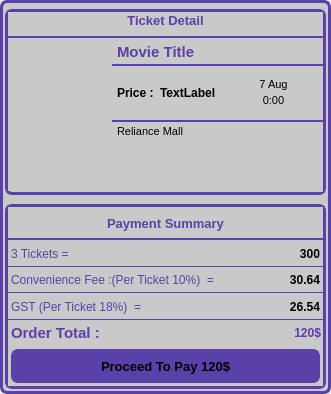
<?xml version="1.0" encoding="UTF-8"?>
<ui version="4.0">
 <class>PaymentWindow</class>
 <widget class="QWidget" name="PaymentWindow">
  <property name="geometry">
   <rect>
    <x>0</x>
    <y>0</y>
    <width>331</width>
    <height>394</height>
   </rect>
  </property>
  <property name="minimumSize">
   <size>
    <width>331</width>
    <height>394</height>
   </size>
  </property>
  <property name="maximumSize">
   <size>
    <width>331</width>
    <height>394</height>
   </size>
  </property>
  <property name="windowTitle">
   <string>BookIt</string>
  </property>
  <layout class="QVBoxLayout" name="verticalLayout">
   <property name="spacing">
    <number>0</number>
   </property>
   <property name="leftMargin">
    <number>0</number>
   </property>
   <property name="topMargin">
    <number>0</number>
   </property>
   <property name="rightMargin">
    <number>0</number>
   </property>
   <property name="bottomMargin">
    <number>0</number>
   </property>
   <item>
    <widget class="QWidget" name="main" native="true">
     <property name="enabled">
      <bool>true</bool>
     </property>
     <property name="font">
      <font>
       <pointsize>8</pointsize>
      </font>
     </property>
     <property name="styleSheet">
      <string notr="true">#main{
	border:3px solid rgb(89, 65, 169);
border-radius:7px;

}
QWidget{
background-color: rgb(201, 201, 201);
}
</string>
     </property>
     <layout class="QVBoxLayout" name="_2" stretch="0,0,0">
      <property name="spacing">
       <number>9</number>
      </property>
      <property name="leftMargin">
       <number>5</number>
      </property>
      <property name="topMargin">
       <number>0</number>
      </property>
      <property name="rightMargin">
       <number>5</number>
      </property>
      <property name="bottomMargin">
       <number>5</number>
      </property>
      <item>
       <widget class="QWidget" name="widget_2" native="true">
        <layout class="QVBoxLayout" name="verticalLayout_15">
         <property name="spacing">
          <number>0</number>
         </property>
         <property name="leftMargin">
          <number>0</number>
         </property>
         <property name="topMargin">
          <number>0</number>
         </property>
         <property name="rightMargin">
          <number>0</number>
         </property>
         <property name="bottomMargin">
          <number>0</number>
         </property>
        </layout>
       </widget>
      </item>
      <item>
       <widget class="QWidget" name="__ticket" native="true">
        <property name="styleSheet">
         <string notr="true">#__ticket{border:3px solid rgb(89, 65, 169);border-radius:7px;
}</string>
        </property>
        <layout class="QVBoxLayout" name="verticalLayout_5" stretch="1,6">
         <property name="spacing">
          <number>0</number>
         </property>
         <property name="leftMargin">
          <number>3</number>
         </property>
         <property name="topMargin">
          <number>3</number>
         </property>
         <property name="rightMargin">
          <number>3</number>
         </property>
         <property name="bottomMargin">
          <number>3</number>
         </property>
         <item>
          <widget class="QWidget" name="widget_9" native="true">
           <property name="styleSheet">
            <string notr="true">#widget_9{
	border-bottom:2px solid rgb(89, 65, 169);
}</string>
           </property>
           <layout class="QVBoxLayout" name="verticalLayout_9">
            <property name="topMargin">
             <number>0</number>
            </property>
            <item>
             <widget class="QLabel" name="kindTicket">
              <property name="font">
               <font>
                <pointsize>10</pointsize>
                <weight>75</weight>
                <bold>true</bold>
               </font>
              </property>
              <property name="styleSheet">
               <string notr="true">color:rgb(89, 65, 169);</string>
              </property>
              <property name="text">
               <string>Ticket Detail</string>
              </property>
              <property name="alignment">
               <set>Qt::AlignCenter</set>
              </property>
             </widget>
            </item>
           </layout>
          </widget>
         </item>
         <item>
          <layout class="QHBoxLayout" name="horizontalLayout" stretch="5,10">
           <property name="spacing">
            <number>0</number>
           </property>
           <item>
            <widget class="QWidget" name="widget_3" native="true">
             <property name="sizePolicy">
              <sizepolicy hsizetype="Ignored" vsizetype="Ignored">
               <horstretch>0</horstretch>
               <verstretch>0</verstretch>
              </sizepolicy>
             </property>
             <property name="minimumSize">
              <size>
               <width>104</width>
               <height>152</height>
              </size>
             </property>
             <property name="maximumSize">
              <size>
               <width>104</width>
               <height>152</height>
              </size>
             </property>
             <property name="styleSheet">
              <string notr="true">#widget_4{
	border-right:2px solid rgb(89, 65, 169);
}</string>
             </property>
             <layout class="QHBoxLayout" name="posterContainer">
              <property name="spacing">
               <number>0</number>
              </property>
              <property name="leftMargin">
               <number>0</number>
              </property>
              <property name="topMargin">
               <number>0</number>
              </property>
              <property name="rightMargin">
               <number>0</number>
              </property>
              <property name="bottomMargin">
               <number>0</number>
              </property>
              <item>
               <widget class="QLabel" name="poster">
                <property name="text">
                 <string/>
                </property>
               </widget>
              </item>
             </layout>
            </widget>
           </item>
           <item>
            <layout class="QVBoxLayout" name="verticalLayout_4" stretch="0,2,3">
             <property name="spacing">
              <number>3</number>
             </property>
             <item>
              <widget class="QWidget" name="titlegerneWid" native="true">
               <property name="styleSheet">
                <string notr="true">#titlegerneWid{
	border-bottom:2px solid rgb(89, 65, 169);
}</string>
               </property>
               <layout class="QVBoxLayout" name="verticalLayout_3" stretch="0">
                <property name="spacing">
                 <number>3</number>
                </property>
                <property name="leftMargin">
                 <number>5</number>
                </property>
                <property name="topMargin">
                 <number>5</number>
                </property>
                <property name="rightMargin">
                 <number>5</number>
                </property>
                <property name="bottomMargin">
                 <number>5</number>
                </property>
                <item>
                 <widget class="QLabel" name="title">
                  <property name="maximumSize">
                   <size>
                    <width>207</width>
                    <height>16777215</height>
                   </size>
                  </property>
                  <property name="font">
                   <font>
                    <pointsize>11</pointsize>
                    <weight>75</weight>
                    <italic>false</italic>
                    <bold>true</bold>
                   </font>
                  </property>
                  <property name="styleSheet">
                   <string notr="true">color:rgb(89, 65, 169);</string>
                  </property>
                  <property name="text">
                   <string>Movie Title</string>
                  </property>
                  <property name="alignment">
                   <set>Qt::AlignBottom|Qt::AlignLeading|Qt::AlignLeft</set>
                  </property>
                  <property name="wordWrap">
                   <bool>true</bool>
                  </property>
                  <property name="margin">
                   <number>0</number>
                  </property>
                 </widget>
                </item>
               </layout>
              </widget>
             </item>
             <item>
              <widget class="QWidget" name="widget_7" native="true">
               <layout class="QGridLayout" name="gridLayout_2">
                <property name="leftMargin">
                 <number>0</number>
                </property>
                <property name="topMargin">
                 <number>0</number>
                </property>
                <property name="rightMargin">
                 <number>0</number>
                </property>
                <property name="bottomMargin">
                 <number>0</number>
                </property>
                <property name="spacing">
                 <number>0</number>
                </property>
                <item row="0" column="0">
                 <layout class="QHBoxLayout" name="horizontalLayout_8" stretch="2,5">
                  <property name="spacing">
                   <number>3</number>
                  </property>
                  <property name="leftMargin">
                   <number>0</number>
                  </property>
                  <item>
                   <layout class="QHBoxLayout" name="horizontalLayout_4">
                    <property name="sizeConstraint">
                     <enum>QLayout::SetFixedSize</enum>
                    </property>
                    <property name="leftMargin">
                     <number>5</number>
                    </property>
                    <property name="rightMargin">
                     <number>5</number>
                    </property>
                    <item>
                     <widget class="QLabel" name="label_2">
                      <property name="font">
                       <font>
                        <weight>75</weight>
                        <bold>true</bold>
                       </font>
                      </property>
                      <property name="text">
                       <string>Price : </string>
                      </property>
                     </widget>
                    </item>
                    <item>
                     <widget class="QLabel" name="price">
                      <property name="font">
                       <font>
                        <weight>75</weight>
                        <bold>true</bold>
                       </font>
                      </property>
                      <property name="text">
                       <string>TextLabel</string>
                      </property>
                     </widget>
                    </item>
                   </layout>
                  </item>
                  <item>
                   <layout class="QVBoxLayout" name="verticalLayout_2">
                    <property name="sizeConstraint">
                     <enum>QLayout::SetFixedSize</enum>
                    </property>
                    <item>
                     <widget class="QLabel" name="Date">
                      <property name="sizePolicy">
                       <sizepolicy hsizetype="Preferred" vsizetype="Fixed">
                        <horstretch>0</horstretch>
                        <verstretch>0</verstretch>
                       </sizepolicy>
                      </property>
                      <property name="text">
                       <string>7 Aug</string>
                      </property>
                      <property name="alignment">
                       <set>Qt::AlignCenter</set>
                      </property>
                     </widget>
                    </item>
                    <item>
                     <widget class="QLabel" name="Time">
                      <property name="sizePolicy">
                       <sizepolicy hsizetype="Preferred" vsizetype="Fixed">
                        <horstretch>0</horstretch>
                        <verstretch>0</verstretch>
                       </sizepolicy>
                      </property>
                      <property name="text">
                       <string>0:00</string>
                      </property>
                      <property name="alignment">
                       <set>Qt::AlignCenter</set>
                      </property>
                     </widget>
                    </item>
                   </layout>
                  </item>
                 </layout>
                </item>
               </layout>
              </widget>
             </item>
             <item>
              <widget class="QWidget" name="widget_8" native="true">
               <property name="styleSheet">
                <string notr="true">#widget_8{
	border-top:2px solid rgb(89, 65, 169);
}</string>
               </property>
               <layout class="QVBoxLayout" name="verticalLayout_13">
                <property name="spacing">
                 <number>0</number>
                </property>
                <property name="leftMargin">
                 <number>5</number>
                </property>
                <property name="topMargin">
                 <number>5</number>
                </property>
                <property name="rightMargin">
                 <number>5</number>
                </property>
                <property name="bottomMargin">
                 <number>5</number>
                </property>
                <item>
                 <widget class="QLabel" name="place">
                  <property name="text">
                   <string>Reliance Mall</string>
                  </property>
                  <property name="alignment">
                   <set>Qt::AlignLeading|Qt::AlignLeft|Qt::AlignTop</set>
                  </property>
                  <property name="wordWrap">
                   <bool>true</bool>
                  </property>
                  <property name="margin">
                   <number>0</number>
                  </property>
                 </widget>
                </item>
               </layout>
              </widget>
             </item>
            </layout>
           </item>
          </layout>
         </item>
        </layout>
       </widget>
      </item>
      <item>
       <widget class="QWidget" name="__payment" native="true">
        <property name="font">
         <font>
          <pointsize>8</pointsize>
         </font>
        </property>
        <property name="styleSheet">
         <string notr="true">#__payment{border:3px solid rgb(89, 65, 169);border-radius:7px;
}</string>
        </property>
        <layout class="QVBoxLayout" name="verticalLayout_6" stretch="20,90">
         <property name="spacing">
          <number>0</number>
         </property>
         <property name="leftMargin">
          <number>3</number>
         </property>
         <property name="topMargin">
          <number>3</number>
         </property>
         <property name="rightMargin">
          <number>3</number>
         </property>
         <property name="bottomMargin">
          <number>3</number>
         </property>
         <item>
          <widget class="QWidget" name="widget_10" native="true">
           <property name="font">
            <font>
             <weight>75</weight>
             <bold>true</bold>
            </font>
           </property>
           <property name="styleSheet">
            <string notr="true">#widget_10{
	border-bottom:2px solid rgb(89, 65, 169);
}</string>
           </property>
           <layout class="QVBoxLayout" name="verticalLayout_8">
            <property name="spacing">
             <number>0</number>
            </property>
            <property name="leftMargin">
             <number>9</number>
            </property>
            <property name="topMargin">
             <number>9</number>
            </property>
            <property name="rightMargin">
             <number>9</number>
            </property>
            <property name="bottomMargin">
             <number>9</number>
            </property>
            <item>
             <widget class="QLabel" name="label_9">
              <property name="font">
               <font>
                <pointsize>10</pointsize>
                <weight>75</weight>
                <bold>true</bold>
               </font>
              </property>
              <property name="styleSheet">
               <string notr="true">color:rgb(89, 65, 169);</string>
              </property>
              <property name="text">
               <string>Payment Summary</string>
              </property>
              <property name="alignment">
               <set>Qt::AlignHCenter|Qt::AlignTop</set>
              </property>
              <property name="margin">
               <number>0</number>
              </property>
             </widget>
            </item>
           </layout>
          </widget>
         </item>
         <item>
          <widget class="QWidget" name="widget_11" native="true">
           <layout class="QVBoxLayout" name="verticalLayout_7" stretch="2,2,2,2,3">
            <property name="spacing">
             <number>0</number>
            </property>
            <property name="sizeConstraint">
             <enum>QLayout::SetDefaultConstraint</enum>
            </property>
            <property name="leftMargin">
             <number>0</number>
            </property>
            <property name="topMargin">
             <number>0</number>
            </property>
            <property name="rightMargin">
             <number>0</number>
            </property>
            <property name="bottomMargin">
             <number>0</number>
            </property>
            <item>
             <widget class="QWidget" name="ticketwid" native="true">
              <property name="styleSheet">
               <string notr="true">
	border-bottom:1px solid rgb(89, 65, 169);
</string>
              </property>
              <layout class="QHBoxLayout" name="horizontalLayout_2">
               <property name="spacing">
                <number>0</number>
               </property>
               <property name="leftMargin">
                <number>3</number>
               </property>
               <property name="topMargin">
                <number>0</number>
               </property>
               <property name="rightMargin">
                <number>3</number>
               </property>
               <property name="bottomMargin">
                <number>0</number>
               </property>
               <item>
                <widget class="QWidget" name="widget_5" native="true">
                 <layout class="QVBoxLayout" name="verticalLayout_14" stretch="0">
                  <property name="spacing">
                   <number>0</number>
                  </property>
                  <property name="leftMargin">
                   <number>0</number>
                  </property>
                  <property name="topMargin">
                   <number>0</number>
                  </property>
                  <property name="rightMargin">
                   <number>0</number>
                  </property>
                  <property name="bottomMargin">
                   <number>0</number>
                  </property>
                  <item>
                   <widget class="QLabel" name="ticketLength">
                    <property name="styleSheet">
                     <string notr="true">color:rgb(89, 65, 169);</string>
                    </property>
                    <property name="text">
                     <string>3 Tickets =</string>
                    </property>
                    <property name="margin">
                     <number>1</number>
                    </property>
                   </widget>
                  </item>
                 </layout>
                </widget>
               </item>
               <item>
                <widget class="QLabel" name="ticketTotal">
                 <property name="font">
                  <font>
                   <weight>75</weight>
                   <bold>true</bold>
                  </font>
                 </property>
                 <property name="text">
                  <string>300</string>
                 </property>
                 <property name="alignment">
                  <set>Qt::AlignRight|Qt::AlignTrailing|Qt::AlignVCenter</set>
                 </property>
                 <property name="margin">
                  <number>5</number>
                 </property>
                </widget>
               </item>
              </layout>
             </widget>
            </item>
            <item>
             <widget class="QWidget" name="convfeewid" native="true">
              <property name="styleSheet">
               <string notr="true">
	border-bottom:1px solid rgb(89, 65, 169);
</string>
              </property>
              <layout class="QHBoxLayout" name="horizontalLayout_12">
               <property name="spacing">
                <number>5</number>
               </property>
               <property name="leftMargin">
                <number>3</number>
               </property>
               <property name="topMargin">
                <number>0</number>
               </property>
               <property name="rightMargin">
                <number>3</number>
               </property>
               <property name="bottomMargin">
                <number>0</number>
               </property>
               <item>
                <widget class="QWidget" name="widget" native="true">
                 <layout class="QHBoxLayout" name="horizontalLayout_11">
                  <property name="spacing">
                   <number>0</number>
                  </property>
                  <property name="leftMargin">
                   <number>0</number>
                  </property>
                  <property name="topMargin">
                   <number>0</number>
                  </property>
                  <property name="rightMargin">
                   <number>0</number>
                  </property>
                  <property name="bottomMargin">
                   <number>0</number>
                  </property>
                  <item>
                   <widget class="QLabel" name="label_3">
                    <property name="sizePolicy">
                     <sizepolicy hsizetype="Preferred" vsizetype="Preferred">
                      <horstretch>0</horstretch>
                      <verstretch>0</verstretch>
                     </sizepolicy>
                    </property>
                    <property name="styleSheet">
                     <string notr="true">color:rgb(89, 65, 169);</string>
                    </property>
                    <property name="text">
                     <string>Convenience Fee :(Per Ticket 10%)  =</string>
                    </property>
                    <property name="margin">
                     <number>1</number>
                    </property>
                   </widget>
                  </item>
                  <item>
                   <widget class="QLabel" name="convFees">
                    <property name="sizePolicy">
                     <sizepolicy hsizetype="Preferred" vsizetype="Preferred">
                      <horstretch>0</horstretch>
                      <verstretch>0</verstretch>
                     </sizepolicy>
                    </property>
                    <property name="font">
                     <font>
                      <weight>75</weight>
                      <bold>true</bold>
                     </font>
                    </property>
                    <property name="text">
                     <string>30.64</string>
                    </property>
                    <property name="alignment">
                     <set>Qt::AlignRight|Qt::AlignTrailing|Qt::AlignVCenter</set>
                    </property>
                    <property name="margin">
                     <number>5</number>
                    </property>
                   </widget>
                  </item>
                 </layout>
                </widget>
               </item>
              </layout>
             </widget>
            </item>
            <item>
             <widget class="QWidget" name="getwid" native="true">
              <property name="styleSheet">
               <string notr="true">
	border-bottom:1px solid rgb(89, 65, 169);
</string>
              </property>
              <layout class="QHBoxLayout" name="horizontalLayout_3">
               <property name="spacing">
                <number>0</number>
               </property>
               <property name="leftMargin">
                <number>3</number>
               </property>
               <property name="topMargin">
                <number>0</number>
               </property>
               <property name="rightMargin">
                <number>3</number>
               </property>
               <property name="bottomMargin">
                <number>0</number>
               </property>
               <item>
                <widget class="QLabel" name="label_5">
                 <property name="sizePolicy">
                  <sizepolicy hsizetype="Preferred" vsizetype="Preferred">
                   <horstretch>0</horstretch>
                   <verstretch>0</verstretch>
                  </sizepolicy>
                 </property>
                 <property name="styleSheet">
                  <string notr="true">color:rgb(89, 65, 169);</string>
                 </property>
                 <property name="text">
                  <string>GST (Per Ticket 18%)  =</string>
                 </property>
                 <property name="alignment">
                  <set>Qt::AlignLeading|Qt::AlignLeft|Qt::AlignVCenter</set>
                 </property>
                 <property name="margin">
                  <number>1</number>
                 </property>
                </widget>
               </item>
               <item>
                <widget class="QLabel" name="gst">
                 <property name="font">
                  <font>
                   <weight>75</weight>
                   <bold>true</bold>
                  </font>
                 </property>
                 <property name="text">
                  <string>26.54</string>
                 </property>
                 <property name="alignment">
                  <set>Qt::AlignRight|Qt::AlignTrailing|Qt::AlignVCenter</set>
                 </property>
                 <property name="margin">
                  <number>5</number>
                 </property>
                </widget>
               </item>
              </layout>
             </widget>
            </item>
            <item>
             <widget class="QWidget" name="totalid" native="true">
              <layout class="QHBoxLayout" name="horizontalLayout_5">
               <property name="leftMargin">
                <number>3</number>
               </property>
               <property name="topMargin">
                <number>3</number>
               </property>
               <property name="rightMargin">
                <number>2</number>
               </property>
               <property name="bottomMargin">
                <number>3</number>
               </property>
               <item>
                <widget class="QLabel" name="label_7">
                 <property name="font">
                  <font>
                   <pointsize>11</pointsize>
                   <weight>75</weight>
                   <bold>true</bold>
                  </font>
                 </property>
                 <property name="styleSheet">
                  <string notr="true">color:rgb(89, 65, 169);</string>
                 </property>
                 <property name="text">
                  <string>Order Total :</string>
                 </property>
                 <property name="margin">
                  <number>1</number>
                 </property>
                </widget>
               </item>
               <item>
                <widget class="QLabel" name="totalOrder">
                 <property name="font">
                  <font>
                   <pointsize>9</pointsize>
                   <weight>75</weight>
                   <bold>true</bold>
                  </font>
                 </property>
                 <property name="styleSheet">
                  <string notr="true">color:rgb(89, 65, 169);</string>
                 </property>
                 <property name="text">
                  <string>120$</string>
                 </property>
                 <property name="alignment">
                  <set>Qt::AlignRight|Qt::AlignTrailing|Qt::AlignVCenter</set>
                 </property>
                 <property name="margin">
                  <number>6</number>
                 </property>
                </widget>
               </item>
              </layout>
             </widget>
            </item>
            <item>
             <layout class="QHBoxLayout" name="payprocesswid">
              <property name="spacing">
               <number>9</number>
              </property>
              <item>
               <layout class="QHBoxLayout" name="horizontalLayout_6">
                <property name="leftMargin">
                 <number>3</number>
                </property>
                <property name="topMargin">
                 <number>3</number>
                </property>
                <property name="rightMargin">
                 <number>3</number>
                </property>
                <property name="bottomMargin">
                 <number>3</number>
                </property>
                <item>
                 <widget class="QPushButton" name="PayProcess">
                  <property name="sizePolicy">
                   <sizepolicy hsizetype="Preferred" vsizetype="Preferred">
                    <horstretch>0</horstretch>
                    <verstretch>0</verstretch>
                   </sizepolicy>
                  </property>
                  <property name="font">
                   <font>
                    <pointsize>10</pointsize>
                    <weight>75</weight>
                    <bold>true</bold>
                   </font>
                  </property>
                  <property name="cursor">
                   <cursorShape>PointingHandCursor</cursorShape>
                  </property>
                  <property name="styleSheet">
                   <string notr="true">border:2px solid rgb(89, 65, 169);
border-radius:7px;
background-color: rgb(89, 65, 169);
</string>
                  </property>
                  <property name="text">
                   <string>Proceed To Pay 120$</string>
                  </property>
                 </widget>
                </item>
               </layout>
              </item>
             </layout>
            </item>
           </layout>
          </widget>
         </item>
        </layout>
       </widget>
      </item>
     </layout>
    </widget>
   </item>
  </layout>
 </widget>
 <resources/>
 <connections/>
</ui>
